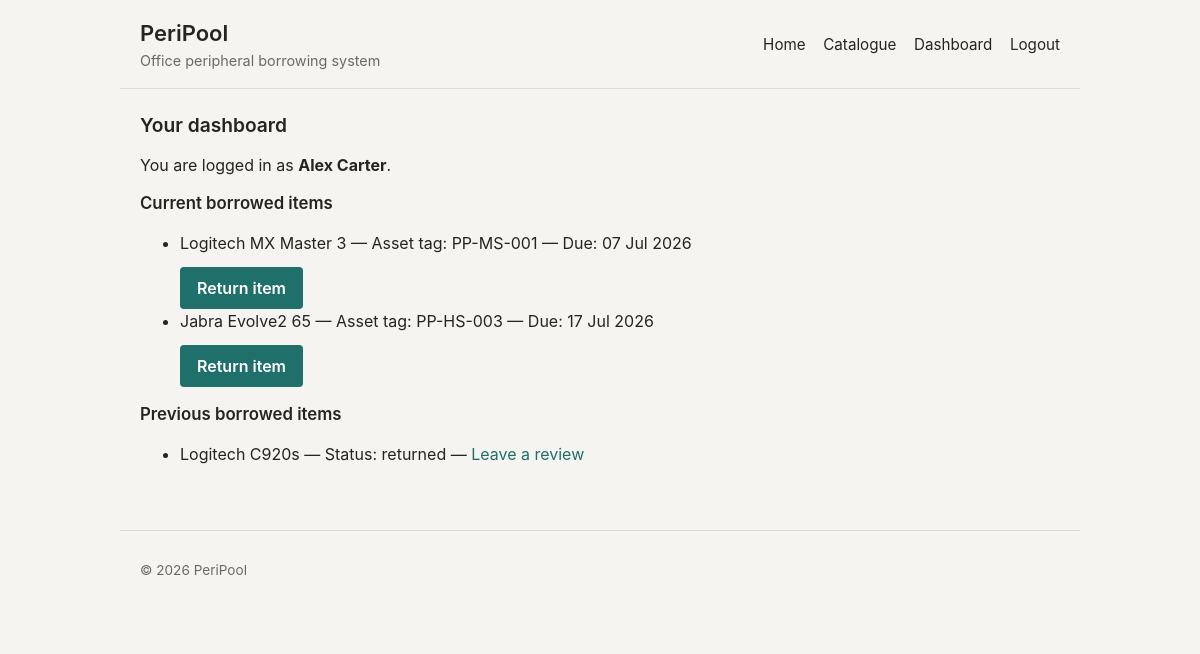
Before: /dashboard (signed in) with the older database file.
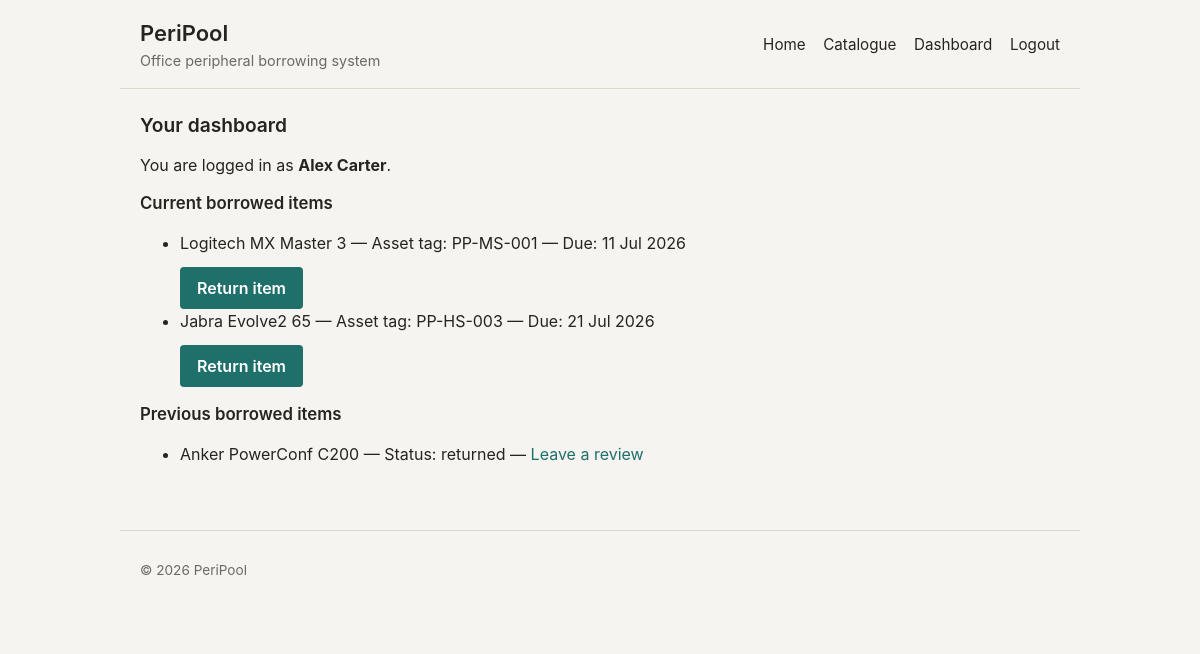
After: the same page with the newer database file.
### app/models.py (models this page shows, shortened)
class BorrowRecord(db.Model):
    __tablename__ = "borrow_records"
    id = db.Column(db.Integer, primary_key=True)
    user_id = db.Column(db.Integer, db.ForeignKey("users.id"), nullable=False)
    item_unit_id = db.Column(db.Integer, db.ForeignKey("item_units.id"), nullable=False)
    borrowed_at = db.Column(db.DateTime, nullable=False, default=get_utc_now)
    due_at = db.Column(db.DateTime, nullable=False)
    returned_at = db.Column(db.DateTime)
    status = db.Column(db.String(30), nullable=False, default="active")
    created_at = db.Column(db.DateTime, nullable=False, default=get_utc_now)
    updated_at = db.Column(
        db.DateTime,
        nullable=False,
        default=get_utc_now,
        onupdate=get_utc_now
    )
    user = db.relationship("User", back_populates="borrow_records")
    item_unit = db.relationship("ItemUnit", back_populates="borrow_records")
    __table_args__ = (
        db.CheckConstraint(
            "status IN ('active', 'returned', 'cancelled')",
            name="ck_borrow_records_status"
        ),
    )

class ItemModel(db.Model):
    __tablename__ = "item_models"
    id = db.Column(db.Integer, primary_key=True)
    category_id = db.Column(db.Integer, db.ForeignKey("categories.id"), nullable=False)
    manufacturer = db.Column(db.String(100), nullable=False)
    model_name = db.Column(db.String(150), nullable=False)
    description = db.Column(db.Text)
    cost = db.Column(db.Numeric(10, 2))
    image_url = db.Column(db.String(500))
    is_active = db.Column(db.Boolean, nullable=False, default=True)
    created_at = db.Column(db.DateTime, nullable=False, default=get_utc_now)
    updated_at = db.Column(
        db.DateTime,
        nullable=False,
        default=get_utc_now,
        onupdate=get_utc_now
    )
    category = db.relationship("Category", back_populates="item_models")
    item_units = db.relationship("ItemUnit", back_populates="item_model")
    reviews = db.relationship("ItemReview", back_populates="item_model")
    __table_args__ = (
        db.UniqueConstraint(
            "manufacturer",
            "model_name",
            name="uq_item_models_manufacturer_model_name"
        ),
    )

class ItemUnit(db.Model):
    __tablename__ = "item_units"
    id = db.Column(db.Integer, primary_key=True)
    item_model_id = db.Column(db.Integer, db.ForeignKey("item_models.id"), nullable=False)
    asset_tag = db.Column(db.String(100), unique=True, nullable=False)
    status = db.Column(db.String(30), nullable=False, default="available")
    created_at = db.Column(db.DateTime, nullable=False, default=get_utc_now)
    updated_at = db.Column(
        db.DateTime,
        nullable=False,
        default=get_utc_now,
        onupdate=get_utc_now
    )
    item_model = db.relationship("ItemModel", back_populates="item_units")
    borrow_records = db.relationship("BorrowRecord", back_populates="item_unit")
    __table_args__ = (
        db.CheckConstraint(
            "status IN ('available', 'borrowed', 'maintenance', 'inactive')",
            name="ck_item_units_status"
        ),
    )

### app/blueprints/catalogue.py (the view)
@catalogue.route('/dashboard')
@login_required
def dashboard():
    active_borrow_records = (
        BorrowRecord.query
        .filter_by(user_id=current_user.id, status='active')
        .order_by(BorrowRecord.due_at)
        .all()
    )
    previous_borrow_records = (
        BorrowRecord.query
        .filter(
            BorrowRecord.user_id == current_user.id,
            BorrowRecord.status != 'active'
        )
        .order_by(BorrowRecord.borrowed_at.desc())
        .all()
    )
    return render_template(
        'dashboard.html',
        active_borrow_records=active_borrow_records,
        previous_borrow_records=previous_borrow_records
    )

### app/models.py (called while the page is built)
@login_manager.user_loader
def load_user(user_id):
    return db.session.get(User, int(user_id))

### app/templates/dashboard.html (shortened to what this page needs)
{% extends "base.html" %}
{% block content %}
<section>
    <h2>Your dashboard</h2>
    <p>
        You are logged in as <strong>{{ current_user.name }}</strong>.
    </p>
    <h3>Current borrowed items</h3>
    {% if active_borrow_records %}
        <ul>
            {% for record in active_borrow_records %}
                <li>
                    {{ record.item_unit.item_model.manufacturer }}
                    {{ record.item_unit.item_model.model_name }}
                    —
                    Asset tag: {{ record.item_unit.asset_tag }}
                    —
                    Due: {{ record.due_at.strftime("%d %b %Y") }}
                    <form method="post" action="{{ url_for('catalogue.return_item', borrow_record_id=record.id) }}">
                        <button type="submit">Return item</button>
                    </form>
                </li>
            {% endfor %}
        </ul>
    {% else %}
        <p>You do not currently have any borrowed items.</p>
    {% endif %}
    <h3>Previous borrowed items</h3>
    {% if previous_borrow_records %}
        <ul>
            {% for record in previous_borrow_records %}
                <li>
                    {{ record.item_unit.item_model.manufacturer }}
                    {{ record.item_unit.item_model.model_name }}
                    —
                    Status: {{ record.status }}
                    —
                    <a href="{{ url_for('catalogue.review_item', item_model_id=record.item_unit.item_model_id) }}">Leave a review</a>
                </li>
            {% endfor %}
        </ul>
    {% else %}
        <p>You do not have any previous borrowed items.</p>
    {% endif %}
</section>
{% endblock %}

Changed rows visible on the page:
no longer on this page (row edited): BorrowRecord: item_unit.item_model.manufacturer "Logitech", item_unit.item_model.model_name "MX Master 3", item_unit.asset_tag "PP-MS-001", due_at "07 Jul 2026", shown under "Current borrowed items"
no longer on this page (row edited): BorrowRecord: item_unit.item_model.manufacturer "Logitech", item_unit.item_model.model_name "C920s", status "returned", shown under "Previous borrowed items"
added BorrowRecord: item_unit.item_model.manufacturer "Logitech", item_unit.item_model.model_name "MX Master 3", item_unit.asset_tag "PP-MS-001", due_at "11 Jul 2026", shown under "Current borrowed items"
changed BorrowRecord "Jabra": due_at "17 Jul 2026" → "21 Jul 2026"
added BorrowRecord: item_unit.item_model.manufacturer "Anker", item_unit.item_model.model_name "PowerConf C200", status "returned", shown under "Previous borrowed items"
